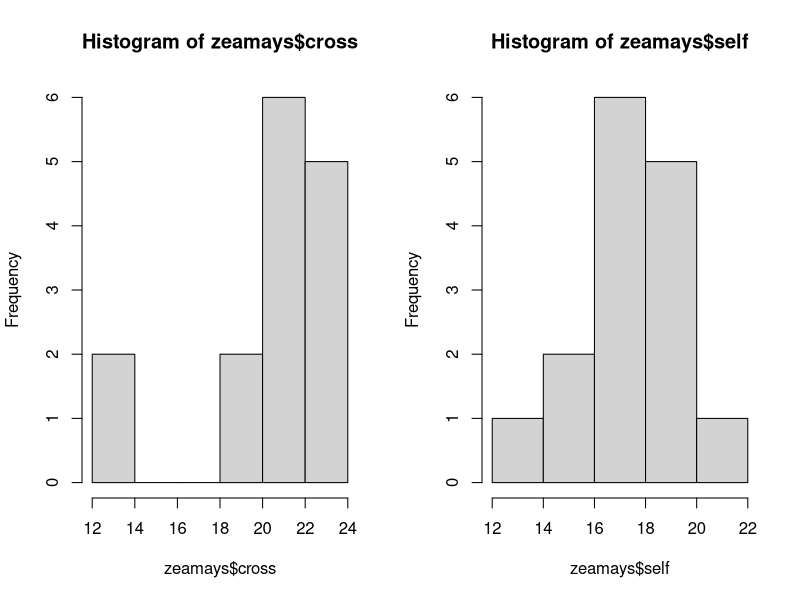
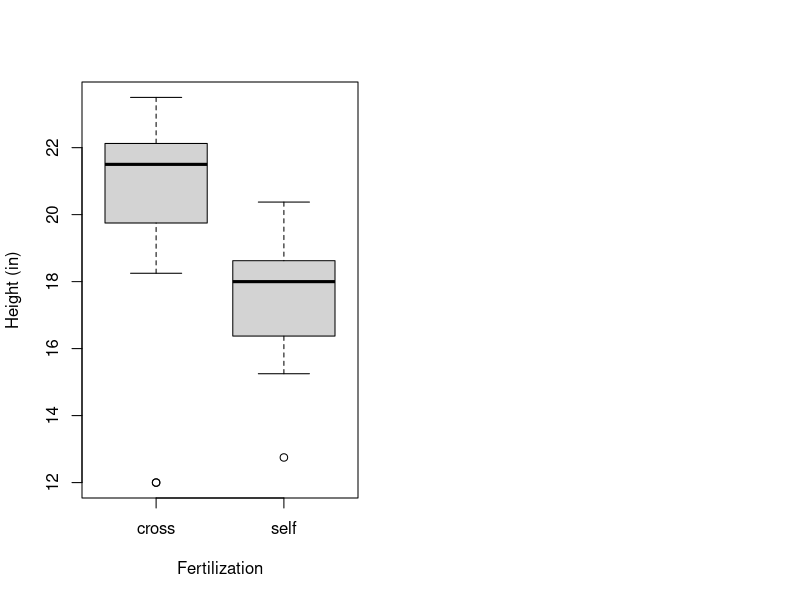

Source code (R) for these figures, in order:
## ---- chunk 1

## ---- chunk 2
print("Hello World")
## ---- chunk 3
getwd()
## ---- chunk 4
list.files()
## ---- chunk 5
file.exists("zeamays.csv")
## ---- chunk 6
zeamays <- read.csv("zeamays.csv")
zeamays
## ---- chunk 7
tmp <- read.delim("zeamays.csv")
tmp
## ---- chunk 8
summary(zeamays)
## ---- chunk 9
zeamays$cross
zeamays$self
## ---- chunk 10
zeamays[1:5,]
## ---- chunk 11
par(mfrow=c(1,2))
hist(zeamays$cross)
hist(zeamays$self)
## ---- chunk 12
boxplot(zeamays, ylab="Height (in)", xlab="Fertilization")

## ---- chunk 13
wilcox.test(zeamays$cross,zeamays$self)
## ---- chunk 14
t.test(zeamays$cross,zeamays$self,paired=TRUE)

## ---- chunk 15
diff <- zeamays$cross - zeamays$self
t.test(diff)

